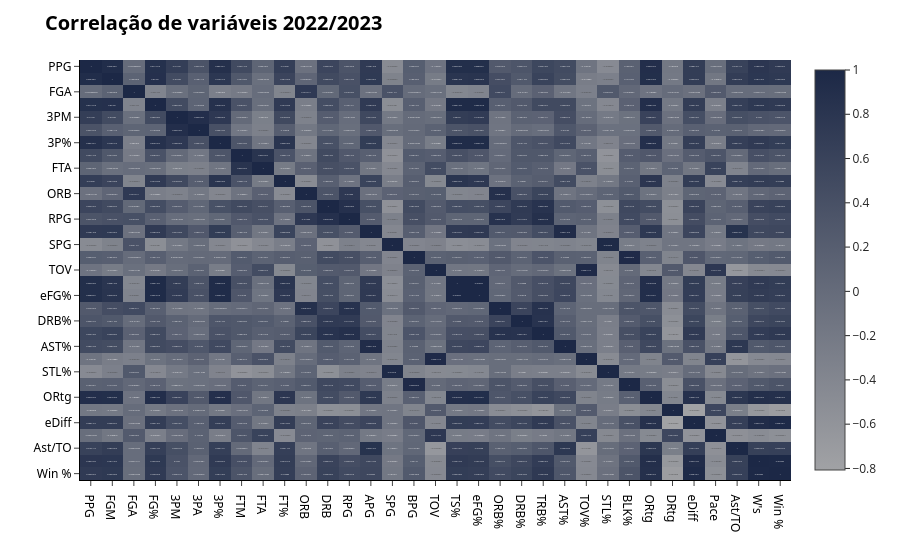

Notebook source saved alongside this figure:
### Markdown cell above
## Correlação de estatísticas para a temporada 2022/2023

### Code cell
# Criar a variável que calcula as correlações entre valores das colunas
corr_22 = df_22.select_dtypes(include = ['number']).corr()

# Criar o gráfico para visualização do resultado e insights
fig = px.imshow(
    corr_22,
    text_auto = True,
    aspect = 'auto',
    color_continuous_scale=color_scale
)
fig.update_layout(
    template = "simple_white",
    xaxis=dict(
        title=dict(
            font=dict(family="Segoe UI", color="black")),
        tickfont=dict(family="Segoe UI", color="black"),
        linecolor="black",
    ),
    yaxis=dict(
        title=dict(
            font=dict(family="Segoe UI", color="black")),
        tickfont=dict(family="Segoe UI", color="black"),
        linecolor="black",
    ),
    title =dict(
        text="<b>Correlação de variáveis 2022/2023<b>",
        font=dict(family="Segoe UI", size=20, color="black")
    )
)
fig.show()

### Figure 1 — Plotly figure (JSON) as saved in the notebook; plotly's stock layout.template omitted (floating-point values rounded to 4 significant figures; data arrays with more than 128 entries replaced by an {"elided": "..."} marker saying what was removed)
{"data": [{"coloraxis": "coloraxis", "name": "0", "texttemplate": "%{z}", "x": ["PPG", "FGM", "FGA", "FG%", "3PM", "3PA", "3P%", "FTM", "FTA", "FT%", "ORB", "DRB", "RPG", "APG", "SPG", "BPG", "TOV", "TS%", "eFG%", "ORB%", "DRB%", "TRB%", "AST%", "TOV%", "STL%", "BLK%", "ORtg", "DRtg", "eDiff", "Pace", "Ast/TO", "W's", "Win %"], "y": ["PPG", "FGM", "FGA", "FG%", "3PM", "3PA", "3P%", "FTM", "FTA", "FT%", "ORB", "DRB", "RPG", "APG", "SPG", "BPG", "TOV", "TS%", "eFG%", "ORB%", "DRB%", "TRB%", "AST%", "TOV%", "STL%", "BLK%", "ORtg", "DRtg", "eDiff", "Pace", "Ast/TO", "W's", "Win %"], "z": {"elided": "33x33 float values"}, "type": "heatmap", "xaxis": "x", "yaxis": "y", "hovertemplate": "x: %{x}<br>y: %{y}<br>color: %{z}<extra></extra>"}], "layout": {"xaxis": {"anchor": "y", "domain": [0.0, 1.0], "title": {"font": {"family": "Segoe UI", "color": "black"}}, "tickfont": {"family": "Segoe UI", "color": "black"}, "linecolor": "black"}, "yaxis": {"anchor": "x", "domain": [0.0, 1.0], "autorange": "reversed", "title": {"font": {"family": "Segoe UI", "color": "black"}}, "tickfont": {"family": "Segoe UI", "color": "black"}, "linecolor": "black"}, "coloraxis": {"colorscale": [[0, "#A1A2A5"], [1, "#1C2846"]]}, "margin": {"t": 60}, "title": {"font": {"family": "Segoe UI", "size": 20, "color": "black"}, "text": "<b>Correlação de variáveis 2022/2023<b>"}}}
